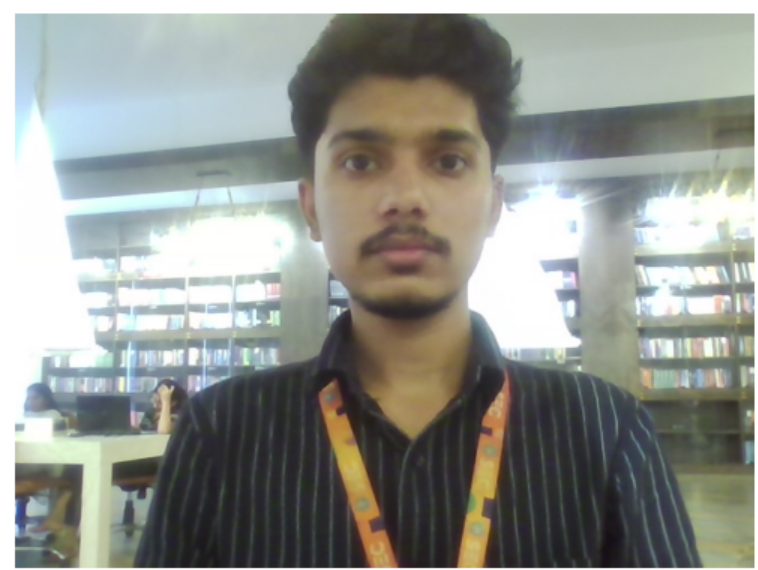
#> input picture Images/image-1.png, 758 x 570 px, given in place of the camera
$ jupyter execute --allow-errors Ex-2.ipynb   (text cells are left out)
#> lines starting #> are read from the running program, lines starting #| are printed output that depends on the picture
[cell 1]
import cv2
import matplotlib.pyplot as plt
from IPython.display import clear_output
import time

[cell 2]
cap = cv2.VideoCapture(0)
ret, frame = cap.read()
#> frame is the input picture: shape (570, 758, 3); mean B, G, R 143.4, 149.3, 146.4
if ret:
    cv2.imwrite("captured_frame.jpg", frame)
cap.release()

[cell 3]
captured_image = cv2.imread('captured_frame.jpg')

[cell 4]
plt.imshow(captured_image[:,:,::-1])
#> (this line was passed over: IPython is not available in this run)
plt.title('Captured Frame')
#> (this line was passed over: IPython is not available in this run)
plt.axis('off')
#> (this line was passed over: IPython is not available in this run)

$ run again, on Images/image-2.png
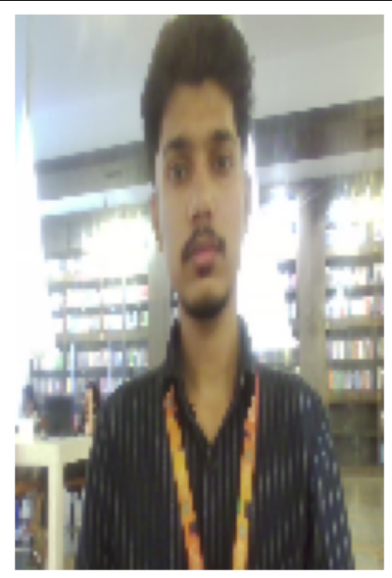
#> input picture Images/image-2.png, 392 x 578 px, given in place of the camera
#> frame is the input picture: shape (578, 392, 3); mean B, G, R 149.5, 156.4, 158.7

$ run again, on Images/image-3.png
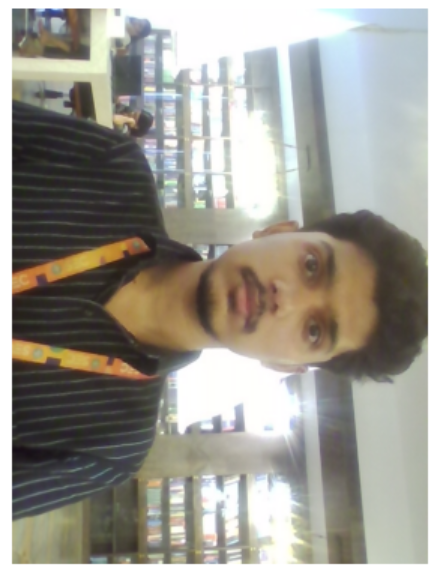
#> input picture Images/image-3.png, 437 x 575 px, given in place of the camera
#> frame is the input picture: shape (575, 437, 3); mean B, G, R 145.9, 154.3, 156.8
